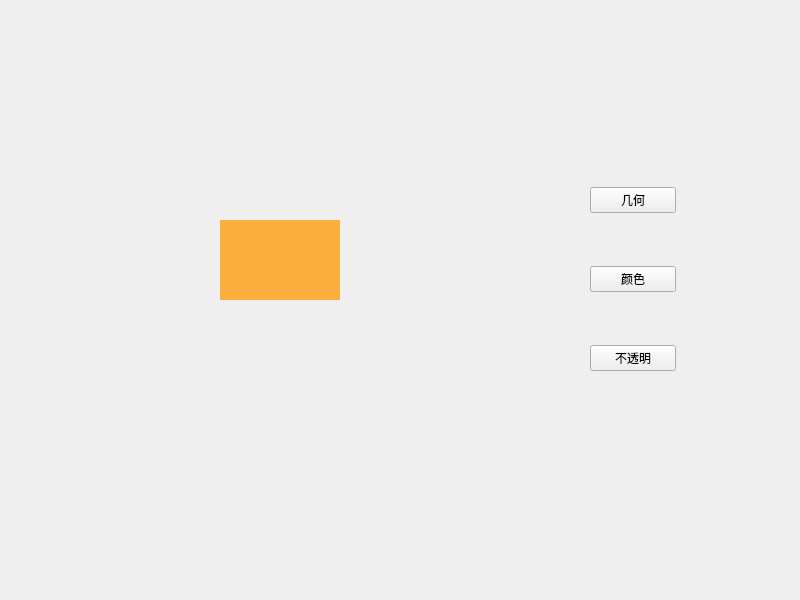
<?xml version="1.0" encoding="UTF-8"?>
<ui version="4.0">
 <class>Widget</class>
 <widget class="QWidget" name="Widget">
  <property name="geometry">
   <rect>
    <x>0</x>
    <y>0</y>
    <width>800</width>
    <height>600</height>
   </rect>
  </property>
  <property name="windowTitle">
   <string>Widget</string>
  </property>
  <widget class="QWidget" name="target" native="true">
   <property name="geometry">
    <rect>
     <x>220</x>
     <y>220</y>
     <width>120</width>
     <height>80</height>
    </rect>
   </property>
   <property name="styleSheet">
    <string notr="true">QWidget{background-color:rgb(252, 175, 62)}</string>
   </property>
  </widget>
  <widget class="QWidget" name="">
   <property name="geometry">
    <rect>
     <x>590</x>
     <y>140</y>
     <width>86</width>
     <height>281</height>
    </rect>
   </property>
   <layout class="QVBoxLayout" name="verticalLayout">
    <item>
     <widget class="QPushButton" name="pushButton">
      <property name="text">
       <string>几何</string>
      </property>
     </widget>
    </item>
    <item>
     <widget class="QPushButton" name="pushButton_2">
      <property name="text">
       <string>颜色</string>
      </property>
     </widget>
    </item>
    <item>
     <widget class="QPushButton" name="pushButton_3">
      <property name="text">
       <string>不透明</string>
      </property>
     </widget>
    </item>
   </layout>
  </widget>
 </widget>
 <resources/>
 <connections/>
</ui>
